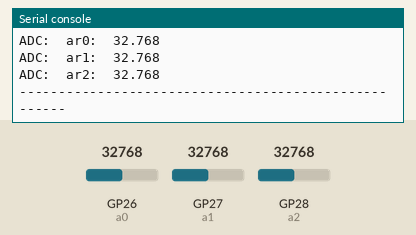
Recording of a program running on a simulated Raspberry Pi Pico running MicroPython. Parts: the last lines printed to the serial console. The test bench sets the inputs (shaded band); at power-on: GP26 (a0) = 32768, GP27 (a1) = 32768, GP28 (a2) = 32768 (analog values on the 0–65535 scale).

Above: at 1.2 s.
1.3 s: GP26 (a0) set to 45874
2.8 s: GP27 (a1) set to 45874
At 4.2 s:
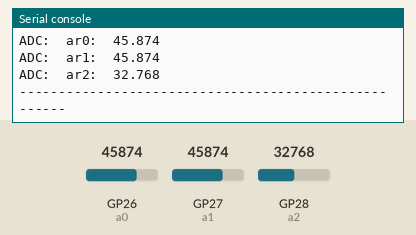
4.3 s: GP28 (a2) set to 45874
5.8 s: GP26 (a0) set to 57670
At 7.0 s:
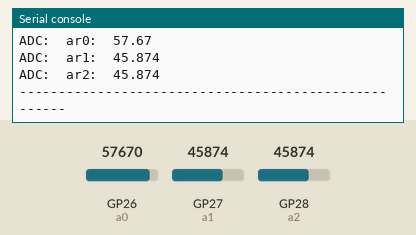
7.3 s: GP27 (a1) set to 57670
At 8.6 s:
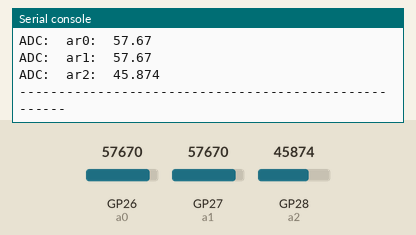
8.8 s: GP28 (a2) set to 57670
At 11.0 s:
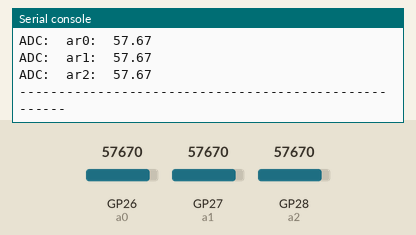
Timing chart, 0 to 11.3 s (numbered marks = the images above; inputs shaded):
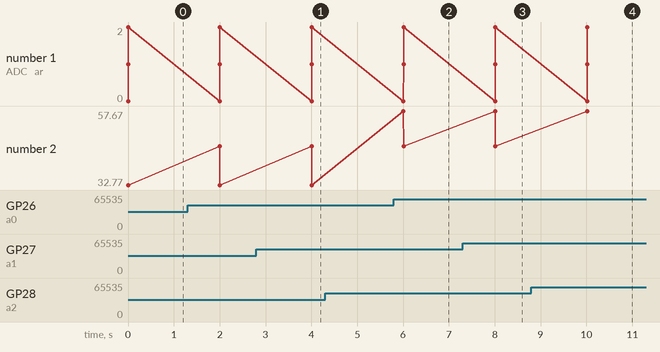

Measured:
- after the input at 2.8 s, the serial console: prints a new line after 1.2 s (image 1)
- after the input at 5.8 s, the serial console: prints a new line after 0.21 s (image 2)
- after the input at 7.3 s, the serial console: prints a new line after 0.71 s (image 3)
- after the input at 8.8 s, the serial console: prints a new line after 1.2 s (image 4)

The program:

project.py
```python
import machine
import utime

a0 = machine.ADC(26)
a1 = machine.ADC(27)
a2 = machine.ADC(28)

def repeat0():
    a=0
    i=0
    sum=0
    while i < 10 :
        a = a0.read_u16()
        sum = sum +a
        #print ("sum: ",sum)
        i+=1
    sum = (sum / 10000)
    return sum

def repeat1():
    a=0
    i=0
    sum=0
    while i < 10 :
        a = a1.read_u16()
        sum = sum +a
        #print ("sum: ",sum)
        i+=1
    sum = (sum / 10000)
    return sum

def repeat2():
    a=0
    i=0
    sum=0
    while i < 10 :
        a = a2.read_u16()
        sum = sum +a
        #print ("sum: ",sum)
        i+=1
    sum = (sum / 10000)
    return sum

while True:
    ar0 = repeat0()
    ar1 = repeat1()
    ar2 = repeat2()
    print("ADC:  ar0: ",ar0)
    print("ADC:  ar1: ",ar1)
    print("ADC:  ar2: ",ar2)
    print("-----------------------------------------------------")
    utime.sleep(2)
```
